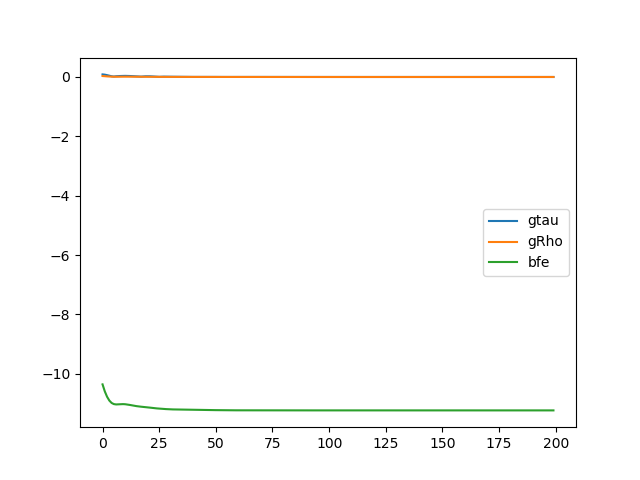

This chart was generated by the following Python code:
import utils

seed = 0
utils.set_path()
utils.set_seed(seed=seed)

from RelationalGraph import *
from MLNPotential import *

instance = [
    'Joey',
    'Rachel',
    'Tim',
]

data = {
    ('Friend', 'Joey', 'Rachel'): 1,
    ('Friend', 'Joey', 'Tim'): 1,
    ('Friend', 'Rachel', 'Joey'): 1,
    ('Friend', 'Rachel', 'Tim'): 0,
    ('Friend', 'Tim', 'Joey'): 1,
    ('Friend', 'Tim', 'Rachel'): 0,
    ('Smoke', 'Tim'): 1,
}

domain_bool = Domain((0, 1))

lv_x = LV(instance)
lv_y = LV(instance)

# formulas:
# Friend(X, Y) => [Smoke(X) <=> Smoke(Y)]
# Smoke(X) => Cancer(X)

atom_friend = Atom(domain=domain_bool, logical_variables=[lv_x, lv_y], name='Friend')
atom_smoke_x = Atom(domain=domain_bool, logical_variables=[lv_x], name='Smoke')
atom_smoke_y = Atom(domain=domain_bool, logical_variables=[lv_y], name='Smoke')
atom_cancer = Atom(domain=domain_bool, logical_variables=[lv_x], name='Cancer')

f1 = ParamF(
    MLNPotential(lambda atom: imp_op(atom[0], bic_op(atom[1], atom[2]))),
    nb=[atom_friend, atom_smoke_x, atom_smoke_y],
    constrain=lambda sub: sub[lv_x] > sub[lv_y]
)
f2 = ParamF(
    MLNPotential(lambda atom: imp_op(atom[0], atom[1])),
    nb=[atom_smoke_x, atom_cancer]
)

rel_g = RelationalGraph()
rel_g.atoms = (atom_friend, atom_smoke_x, atom_cancer)
rel_g.param_factors = (f1, f2)
rel_g.init_nb()

rel_g.data = data
g, rvs_table = rel_g.grounded_graph()

print(rvs_table)

from OneShot import OneShot

K = 4
T = 8
osi = OneShot(g=g, K=K, T=T, seed=seed)
res = osi.run(lr=1e-1, its=200)
for key, rv in sorted(rvs_table.items()):
    if rv.value is None:  # only test non-evidence nodes
        print(key, osi.map(rv))

import matplotlib.pyplot as plt

record = res['record']
for key in record:
    plt.plot(record[key], label=key)
plt.legend(loc='best')
save_name = __file__.split('.py')[0]
plt.savefig('%s.png' % save_name)

# EPBP inference
from EPBPLogVersion import EPBP

bp = EPBP(g, n=50, proposal_approximation='simple')
bp.run(30, log_enable=True)

for key, rv in sorted(rvs_table.items()):
    if rv.value is None:  # only test non-evidence nodes
        print(key, bp.map(rv))
